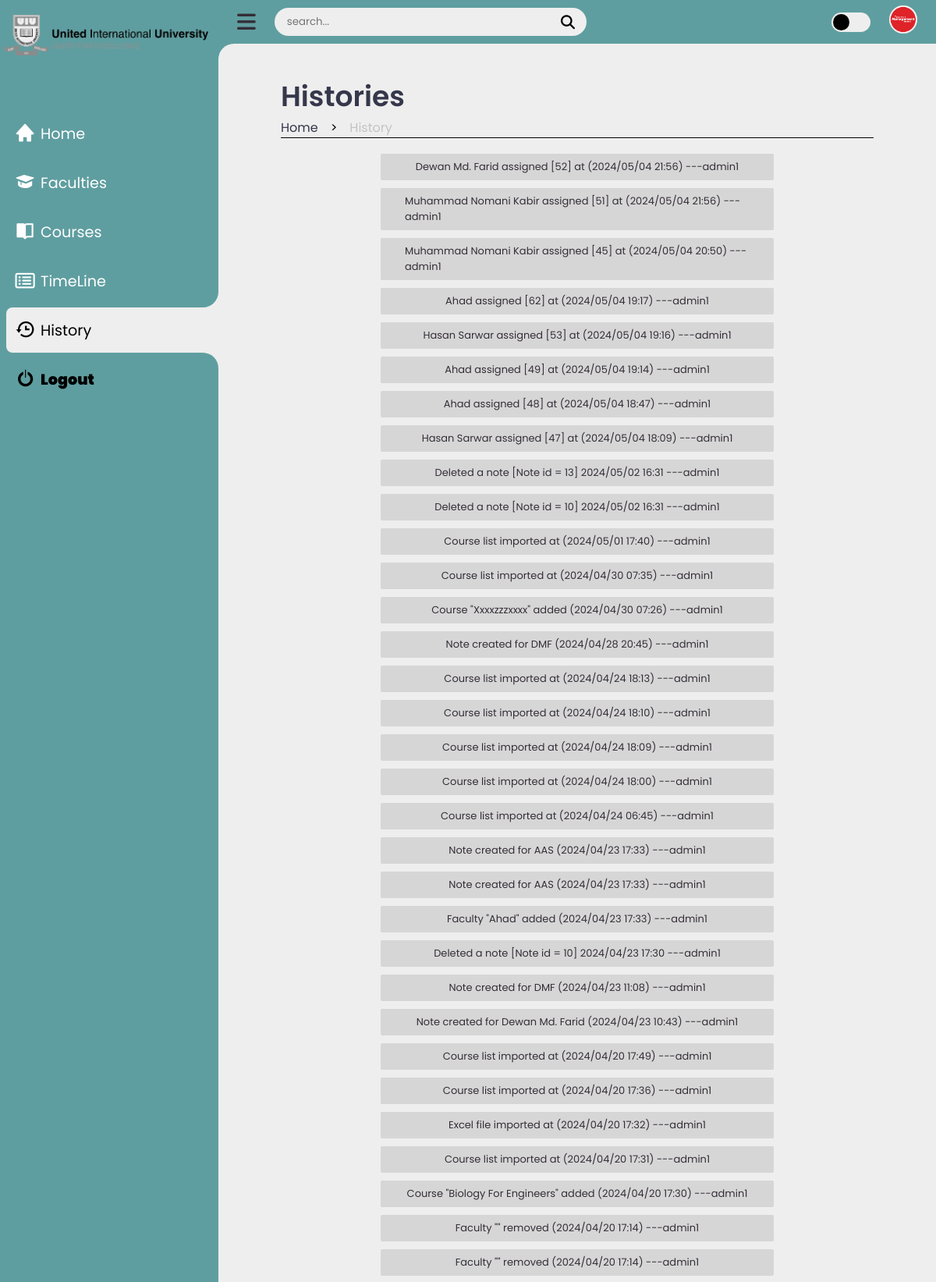
/history/history.php (signed in, upper part), run on the app's committed database.
### tables this page shows
CREATE TABLE `accounts` (
  `ac_id` int(2) NOT NULL,
  `username` varchar(35) NOT NULL,
  `useremail` varchar(50) NOT NULL,
  `userpassword` varchar(255) NOT NULL,
  `priority` int(3) NOT NULL,
  `img` varchar(255) NOT NULL
);

CREATE TABLE `history` (
  `his_id` int(3) NOT NULL,
  `content_key` varchar(50) NOT NULL,
  `content` varchar(255) NOT NULL,
  `user` varchar(100) NOT NULL,
  `content_activity` varchar(50) NOT NULL
);

### accounts/fetch_info_BE.php (called while the page is built, shortened)
<?php
    include('/xampp/htdocs/web_Progrmming_project/db_con.php');
    if (isset($_SESSION['ac_id']) && isset($_SESSION['prior'])) {
        $ac_id = $_SESSION['ac_id'];
        $prior = $_SESSION['prior'];
        $sql = "SELECT username, useremail, img FROM accounts WHERE ac_id = $ac_id AND priority = $prior";
        $result = mysqli_query($con, $sql);
            if (mysqli_num_rows($result) == 1) {
                $row = mysqli_fetch_array($result);
                $img = $row['img'];
            } else {
                $_SESSION['red'] = "Warning: Failed to fetch data";
                exit(0);
            }
        } else {
            $_SESSION['red'] = "Warning: Please Login First";
            header("Location: /log_Sign/Login.php");
            exit(0);
    }
?>

### history/fetch_history_BE.php (the view, shortened to what this page needs)
<?php
    include('/xampp/htdocs/web_Progrmming_project/db_con.php');
    $sql = "SELECT content_key, content FROM history ORDER BY his_id DESC";
    $result = $con->query($sql);
    if ($result->num_rows > 0) {
        while($row = $result->fetch_assoc()) {
            echo '<li class="not-completed">
                    <div class="notice-container">
                        <p>' .htmlspecialchars($row["content"]). '</p>
                    </div>
                </li>';
        }
    }
?>

### history/history.php (shortened to what this page needs)
<?php
    include('/xampp/htdocs/web_Progrmming_project/accounts/fetch_info_BE.php');
?>
<!DOCTYPE html>
<html lang="en">
    <head>
        <link rel="stylesheet" href="https://cdnjs.cloudflare.com/ajax/libs/font-awesome/6.4.0/css/all.min.css"/>
        <link href='https://unpkg.com/boxicons@2.1.4/css/boxicons.min.css' rel='stylesheet'>
        <link rel="stylesheet" href="/history/history.css" />
    </head>
    <body>
        <section class="sidebar">
            <a href="/home/Home.php" class="logo">
                <img src="/Resource/UIU_logo_Long.png"/>
            </a>
            <ul class="side-menu top">
                <li>
                <a href="/home/Home.php" class="nav-link">
                    <i style="font-size: 1.7rem;" class='bx bxs-home' ></i>
                    <span class="text">Home</span>
                </a>
                </li>
                <li>
                <a href="/faculty/Faculty.php" class="nav-link">
                    <i style="font-size: 1.7rem;" class='bx bxs-graduation' ></i>
                    <span class="text">Faculties</span>
                </a>
                </li>
                <li>
                <a href="/course/course.php" class="nav-link">
                    <i style="font-size: 1.6rem;" class='bx bxs-book-open'></i>
                    <span class="text">Courses</span>
                </a>
                </li>
                <li>
                <a href="/timeline/timeline.php" class="nav-link">
                    <i style="font-size: 1.4rem;" class="fa-regular fa-rectangle-list"></i>
                    <span class="text">TimeLine</span>
                </a>
                </li>
                <li class="active">
                    <a href="/history/history.php" class="nav-link">
                        <i style="font-size: 1.7rem;" class='bx bx-history' ></i>
                        <span class="text">History</span>
                    </a>
                </li>
                <li>
                <a href="/log_Sign/logout_BE.php" class="logout">
                    <i style="font-size: 1.7rem; font-weight:900;" class='bx bx-power-off' ></i>
                    <span class="text">Logout</span>
                </a>
                </li>
            </ul>
        </section>
        <section class="content">
            <nav class="e">
                <i class="fas fa-bars menu-btn"></i>
                <form action="#" >
                    <div class="form-input">
                        <input type="search" name="query" placeholder="search..." />
                        <button type="submit" class="search-btn">
                        <i class="fas fa-search search-icon"></i>
                        </button>
                    </div>
                </form>
                <label for="switch-mode" class="switch-mode"></label>
                <a href="/accounts/account.php" class="profile"><img src="../accounts/<?php echo $img ?>" alt="profile"/></a>
            </nav>
            <main>
                <div class="head-title">
                    <div class="left">
                        <h1>Histories</h1>
                        <ul class="breadcrumb">
                            <li><a class="active" href="/home/Home.php">Home</a></li>
                            <li>></li>
                            <li><a href="">History</a></li>
                        </ul>
                    </div>
                </div>
                <div class="lower-part">
                    <div class="todo-1">
                        <ul class="todo-list">
                            <?php
                                if (isset($_GET['query'])){
                                    include('/xampp/htdocs/web_Progrmming_project/history/search.php');
                                } else {
                                    include('/xampp/htdocs/web_Progrmming_project/history/fetch_history_BE.php');
                                }
                            ?>
                        </ul>
                    </div>
                </div>
            </main>
        </section>
    </body>
</html>

### data on the page
accounts: img (picture)
history: content "Dewan Md. Farid assigned [52] at (2024/05/04 21:56) ---admin1"
history: content "Muhammad Nomani Kabir assigned [51] at (2024/05/04 21:56) ---admin1"
history: content "Muhammad Nomani Kabir assigned [45] at (2024/05/04 20:50) ---admin1"
history: content "Ahad assigned [62] at (2024/05/04 19:17) ---admin1"
history: content "Hasan Sarwar assigned [53] at (2024/05/04 19:16) ---admin1"
history: content "Ahad assigned [49] at (2024/05/04 19:14) ---admin1"
history: content "Ahad assigned [48] at (2024/05/04 18:47) ---admin1"
history: content "Hasan Sarwar assigned [47] at (2024/05/04 18:09) ---admin1"
history: content "Deleted a note [Note id = 13] 2024/05/02 16:31 ---admin1"
history: content "Deleted a note [Note id = 10] 2024/05/02 16:31 ---admin1"
history: content "Course list imported at (2024/05/01 17:40) ---admin1"
history: content "Course list imported at (2024/04/30 07:35) ---admin1"
history: content "Course \"Xxxxzzzxxxx\" added (2024/04/30 07:26) ---admin1"
history: content "Note created for DMF (2024/04/28 20:45) ---admin1"
history: content "Course list imported at (2024/04/24 18:13) ---admin1"
history: content "Course list imported at (2024/04/24 18:10) ---admin1"
history: content "Course list imported at (2024/04/24 18:09) ---admin1"
history: content "Course list imported at (2024/04/24 18:00) ---admin1"
history: content "Course list imported at (2024/04/24 06:45) ---admin1"
history: content "Note created for AAS (2024/04/23 17:33) ---admin1"
history: content "Note created for AAS (2024/04/23 17:33) ---admin1"
history: content "Faculty \"Ahad\" added (2024/04/23 17:33) ---admin1"
history: content "Deleted a note [Note id = 10] 2024/04/23 17:30 ---admin1"
history: content "Note created for DMF (2024/04/23 11:08) ---admin1"
history: content "Note created for Dewan Md. Farid (2024/04/23 10:43) ---admin1"
history: content "Course list imported at (2024/04/20 17:49) ---admin1"
history: content "Course list imported at (2024/04/20 17:36) ---admin1"
history: content "Excel file imported at (2024/04/20 17:32) ---admin1"
history: content "Course list imported at (2024/04/20 17:31) ---admin1"
history: content "Course \"Biology For Engineers\" added (2024/04/20 17:30) ---admin1"
history: content "Faculty \"\" removed (2024/04/20 17:14) ---admin1"
history: content "Faculty \"\" removed (2024/04/20 17:14) ---admin1"
